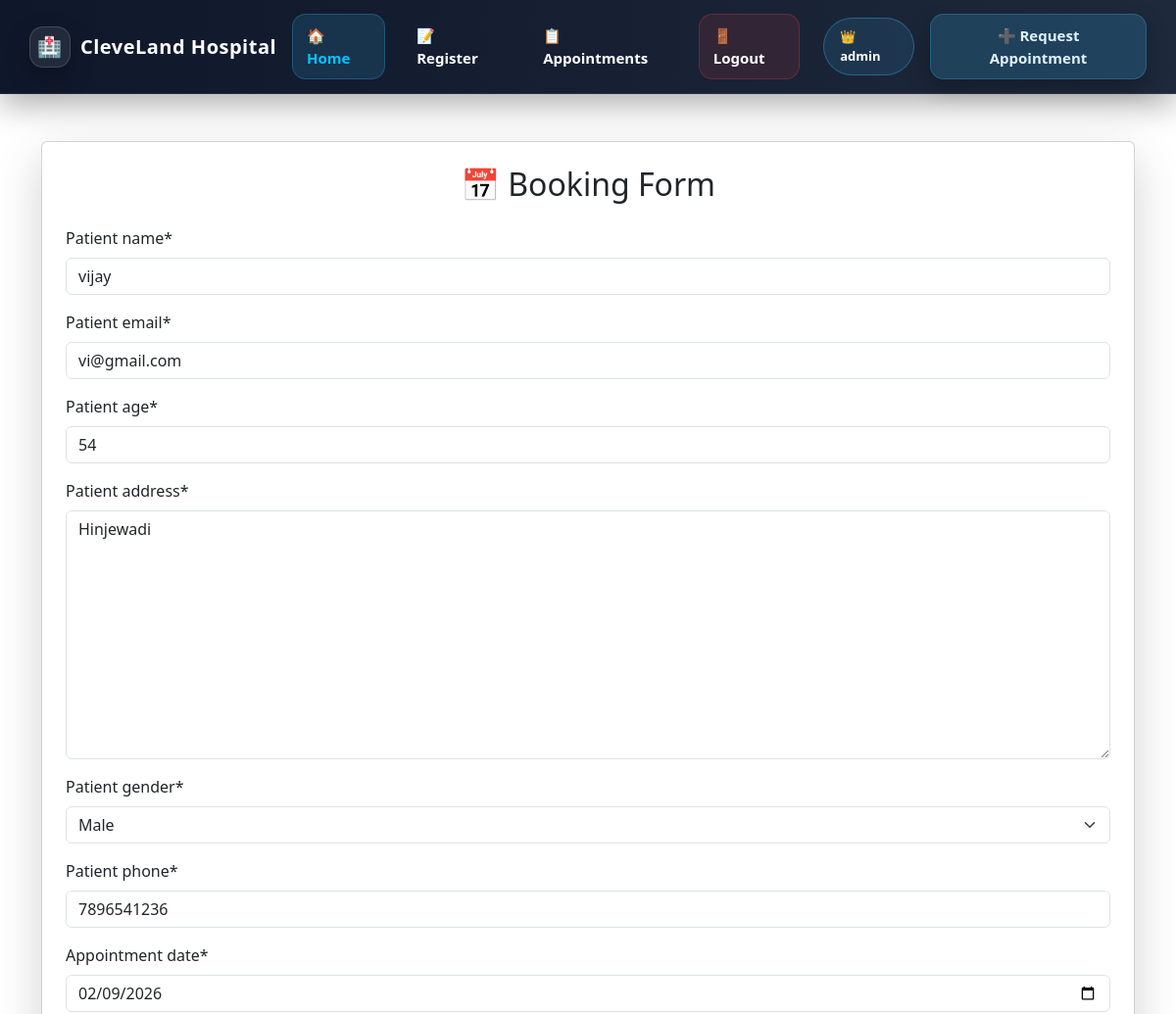
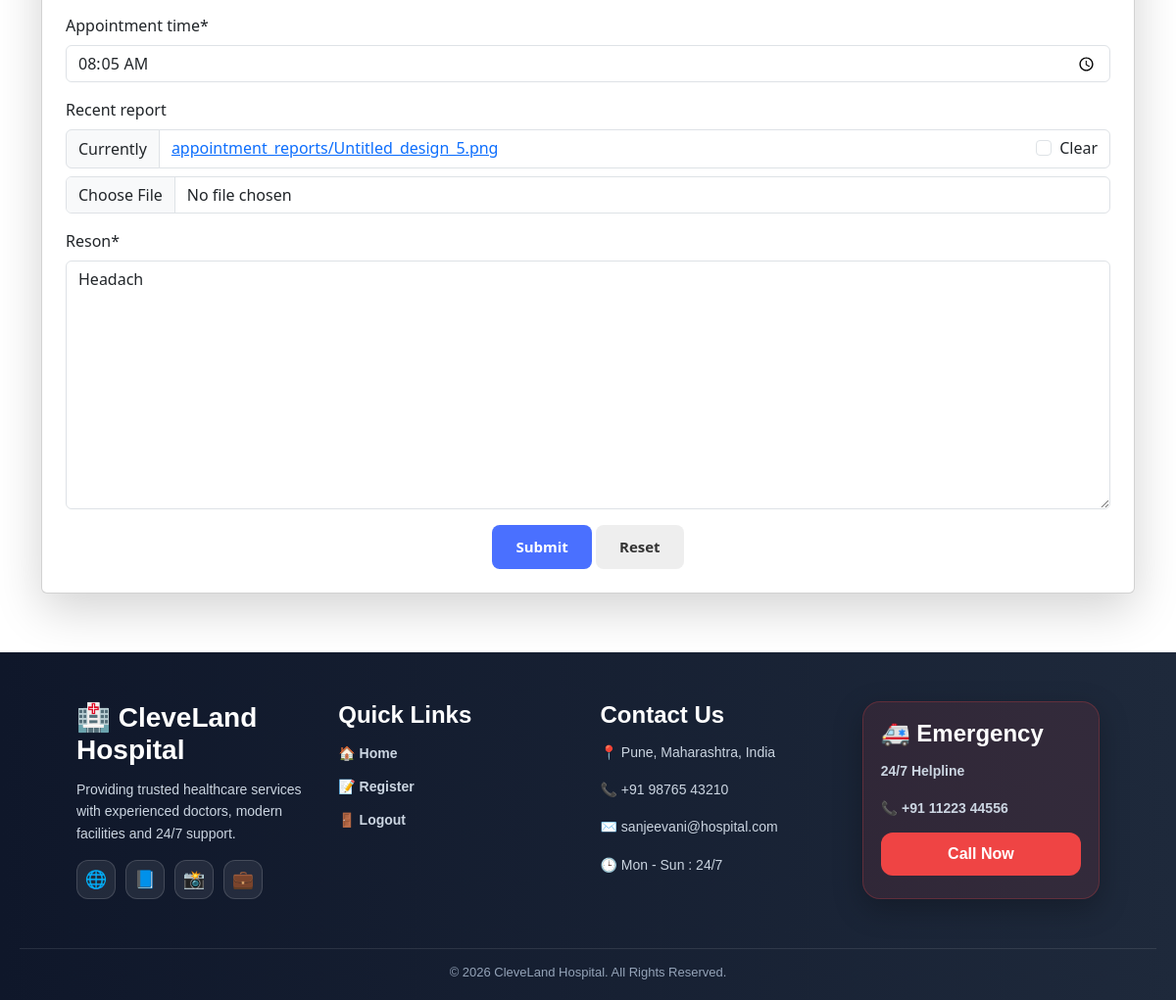
The app's page /update-appointment/3/ (signed in) with its own data (2 pictures, top to bottom).
### clinic_app/models.py (models this page shows, shortened)
class Appointment(models.Model):
    patient_name= models.CharField(max_length=20)
    patient_email=models.EmailField()
    patient_age=models.IntegerField()
    patient_address=models.TextField()
    patient_gender= models.CharField(max_length=10,choices=(('M',"Male"),('F',"Female")))
    patient_phone= models.CharField(max_length=15)
    appointment_date= models.DateField()
    appointment_time= models.TimeField()
    recent_report=models.FileField(upload_to='appointment_reports', blank=True, null=True)
    reson = models.TextField()

### clinic_app/views.py (the view)
# urls.py: path('update-appointment/<int:pk>/', update_appointment, name='update_appointment_urls'),
def update_appointment(request, pk):
    template_name = "clinic_app/form.html"
    appointment = get_object_or_404(Appointment, pk = pk)
    form = AppointmentForm(instance=appointment)
    if request.method == 'POST':
        form = AppointmentForm(request.POST, request.FILES, instance=appointment)
        if form.is_valid():
            form.save()
            return redirect('show_appointment_urls')
    context = {'form' : form}
    return render(request, template_name, context)

### clinic_app/forms.py (shortened to what this page needs)
class AppointmentForm(forms.ModelForm):
    class Meta:
        model = Appointment
        fields = "__all__"
        widgets = {
            'patient_name': forms.TextInput(attrs={'class': 'form-control'}),
            'patient_age': forms.NumberInput(attrs={'class': 'form-control'}),
            'patient_phone': forms.TextInput(attrs={'class': 'form-control'}),
            'appointment_date': forms.DateInput(attrs={'class': 'form-control', 'type': 'date'}),
            'appointment_time': forms.TimeInput (attrs={'class': 'form-control', 'type': 'time'}),
        }

### templates/clinic_app/form.html (shortened to what this page needs)
{% extends 'base.html' %}
{% load crispy_forms_tags %}
{% block content %}
<div class="container mt-5">
    <div class="card shadow-lg p-4">
        <h2 class="text-center mb-4">📅 Booking Form</h2>
        <form method="post" enctype="multipart/form-data">
            {{ form|crispy }}
            <div class="text-center mt-3">
                <button type="submit" class="btn btn-primary px-4">Submit</button>
                <button type="reset" class="btn btn-secondary px-4">Reset</button>
            </div>
        </form>
    </div>
</div>
{% endblock %}

### templates/NavBar.html (shortened to what this page needs)
<nav class="navbar navbar-expand-lg hospital-navbar-dark">
  <div class="container-fluid">
    <a class="navbar-brand hospital-brand-dark" href="{% url 'home_urls' %}">
      <span class="brand-icon-dark">🏥</span> CleveLand Hospital
    </a>
    <div class="collapse navbar-collapse" id="navbarNav">
      <ul class="navbar-nav ms-auto align-items-lg-center gap-lg-2">
        <li class="nav-item">
          <a class="nav-link nav-dark-link active" href="{% url 'home_urls' %}">🏠 Home</a>
        </li>
        {% if user.is_authenticated %}
          <li class="nav-item">
            <a class="nav-link nav-dark-link" href="{% url 'create_appointment_urls' %}">📝 Register</a>
          </li>
          {% if user.is_superuser %}
          <li class="nav-item">
            <a class="nav-link nav-dark-link" href="{% url 'show_appointment_urls' %}">📋 Appointments</a>
          </li>
          {% endif %}
          <li class="nav-item">
            <a class="nav-link nav-dark-link logout-dark" href="{% url 'logout_user_urls' %}">🚪 Logout</a>
          </li>
          <li class="nav-item">
            {% if user.is_superuser %}
              <span class="user-badge-dark admin-dark">👑 {{ user.username }}</span>
            {% else %}
              <span class="user-badge-dark normal-dark">✅ {{ user.username }}</span>
            {% endif %}
          </li>
        {% endif %}
      </ul>
      <div class="d-flex ms-lg-3 mt-3 mt-lg-0">
        <a href="{% url 'create_appointment_urls' %}" class="btn request-btn-dark">
          ➕ Request Appointment
        </a>
      </div>
    </div>
  </div>
</nav>

### static/CSS/style.css (style rules this page uses)
.btn { flex: 1; padding: 11px; border: none; border-radius: 8px; font-size: 15px; cursor: pointer; font-weight: bold; transition: 0.3s; }
.btn-primary { background: #4a70ff; color: white; }
.btn-secondary { background: #eeeeee; color: #333; }

### templates/base.html (style rules this page uses)
.navbar { background-color: #0b3c5d !important; padding: 12px 20px; }
.navbar-brand { color: #00c6ff !important; font-weight: bold; font-size: 22px; }
.navbar-nav .nav-link { color: #ffffff !important; font-size: 15px; margin-right: 10px; transition: color 0.3s ease, background 0.3s ease; }
.navbar-nav .nav-link.active { color: #00c6ff !important; font-weight: 600; }
.navbar-nav span { font-weight: bold; }
.navbar-nav { align-items: center; }

### templates/NavBar.html (style rules this page uses)
.hospital-navbar-dark { background: linear-gradient(90deg, #0f172a, #1e293b); padding: 14px 18px; box-shadow: 0 12px 30px rgba(0,0,0,0.30); border-bottom: 1px solid rgba(255,255,255,0.08); position: sticky; top: 0; z-index: 999; }
.hospital-brand-dark { font-weight: 900; font-size: 20px; color: white !important; letter-spacing: 0.5px; display: flex; align-items: center; gap: 10px; transition: 0.3s ease; }
.brand-icon-dark { width: 42px; height: 42px; border-radius: 14px; display: inline-flex; justify-content: center; align-items: center; background: rgba(255,255,255,0.08); border: 1px solid rgba(255,255,255,0.15); box-shadow: 0 10px 25px rgba(0,0,0,0.25); }
.nav-dark-link { color: #cbd5e1 !important; font-weight: 700; padding: 10px 14px !important; border-radius: 14px; transition: 0.3s ease; position: relative; }
.nav-dark-link.active { background: rgba(56,189,248,0.15); color: white !important; border: 1px solid rgba(56,189,248,0.25); }
.logout-dark { background: rgba(239,68,68,0.12); border: 1px solid rgba(239,68,68,0.25); }
.request-btn-dark { background: rgba(56,189,248,0.18); color: #e0f2fe; font-weight: 800; border-radius: 14px; padding: 10px 18px; border: 1px solid rgba(56,189,248,0.25); box-shadow: 0 10px 22px rgba(0,0,0,0.25); transition: 0.3s ease; }
.user-badge-dark { padding: 9px 16px; border-radius: 30px; font-weight: 800; font-size: 13px; display: inline-flex; align-items: center; gap: 6px; background: rgba(255,255,255,0.08); border: 1px solid rgba(255,255,255,0.15); color: white; margin-left: 6px; }
.admin-dark { border: 1px solid rgba(56,189,248,0.35); background: rgba(56,189,248,0.12); }

### records on screen
Appointment: patient_name "vijay", patient_email "vi@gmail.com", patient_age "54", patient_address "Hinjewadi", patient_gender "Male", patient_phone "7896541236", appointment_date "02/09/2026", appointment_time "08:05:00", reson "Headach"

### other values on screen
{{ user.username }} "admin"
